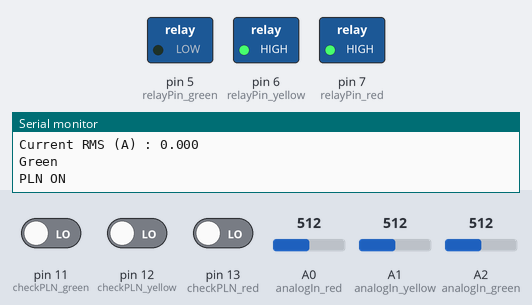
The program below on a simulated Arduino Uno, built with avr-gcc and run on an emulated ATmega328P. Shown: switched loads named in the program (green lamp = pin HIGH), the last lines printed to the serial monitor. The inputs (shaded band) are chosen by the test bench; at power-on: pin 11 (checkPLN_green) LOW, pin 12 (checkPLN_yellow) LOW, pin 13 (checkPLN_red) LOW, A0 (analogIn_red) = 512, A1 (analogIn_yellow) = 512, A2 (analogIn_green) = 512.

Above: at 1.2 s.
1.3 s: pin 11 (checkPLN_green) driven HIGH
At 32.0 s:
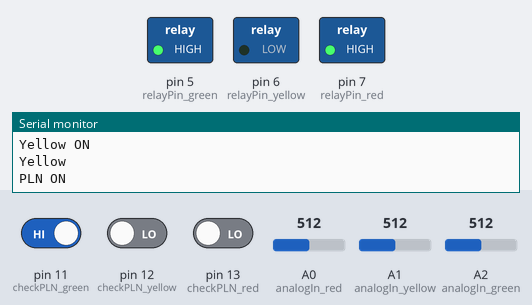
At 37.3 s:
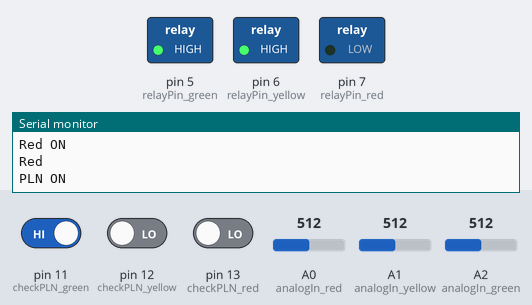
Timing chart, 0 to 37.9 s (numbered marks = the images above; inputs shaded):
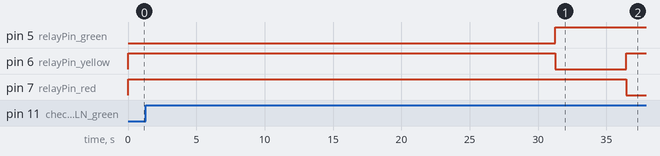

The program:

main.cpp
```cpp
#include <Arduino.h>
#include <SoftwareSerial.h>

SoftwareSerial toEsp(2, 3); // RX, TX

//  green light on relay
const int relayPin_green = 5;
const int checkPLN_green = 11;
const int analogIn_green = A2;

//  yellow light on relay
const int relayPin_yellow = 6;
const int checkPLN_yellow = 12;
const int analogIn_yellow = A1;

//  red light on relay
const int relayPin_red = 7;
const int checkPLN_red = 13;
const int analogIn_red = A0;

const int mVperAmp = 66;    // 66 mV per Amp for ACS712-30A
const int ACSoffset = 2500; // Offset for zero current (mV)

float amplitude_current = 0.0; // Amplitude current
float effective_value = 0.0;   // Effective current (RMS)

int getMaxValue(int duration, int analogPin)
{
  int sensorValue; // Value read from the sensor
  int sensorMax = 0;
  uint32_t start_time = millis();

  while ((millis() - start_time) < duration)
  {
    sensorValue = analogRead(analogPin);
    if (sensorValue > sensorMax)
    {
      sensorMax = sensorValue; // Record the maximum sensor value
    }
  }
  return sensorMax;
}

void controlRelay(int relayPin, int checkPLN, int analogIn , int duration)
{
  digitalWrite(relayPin, LOW);
  String relayStat;
  if (relayPin == relayPin_green)
  {
    relayStat = "Green";
    Serial.println("Green ON");
    digitalWrite(relayPin_yellow, HIGH);
    digitalWrite(relayPin_red, HIGH);
  }
  else if (relayPin == relayPin_yellow)
  {
    relayStat = "Yellow";
    Serial.println("Yellow ON");
    digitalWrite(relayPin_green, HIGH);
    digitalWrite(relayPin_red, HIGH);
  }
  else if (relayPin == relayPin_red)
  {
    relayStat = "Red";
    Serial.println("Red ON");
    digitalWrite(relayPin_green, HIGH);
    digitalWrite(relayPin_yellow, HIGH);
  }
  for (int i = 0; i < duration; i++)
  {
    int ii = duration - i;
    String pln;
    byte x = digitalRead(checkPLN);
    Serial.println(relayStat);
    if (x == 0)
    {
      Serial.println("PLN ON");
      pln = "PLN ON";
    }
    else
    {
      Serial.println("PLN OFF");
      pln = "PLN OFF";
    }

    int sensorMax = getMaxValue(1000, analogIn); // Get max value over 1 second

    float voltage = (sensorMax / 1024.0) * 5000.0; // Convert to millivolts
    amplitude_current = (voltage - ACSoffset) / mVperAmp;
    effective_value = amplitude_current / 1.414; // RMS calculation

    Serial.print("Current Max (A) : ");
    Serial.println(amplitude_current, 3);
    Serial.print("Current RMS (A) : ");
    Serial.println(effective_value, 3);
    Serial.println();

    toEsp.print(relayStat + "," + pln + "," + String(amplitude_current, 3) + "," + String(effective_value, 3) + "," + String(voltage, 3) +"," +ii+"\n");
    // delay(1000); // Delay between readings
  }
}

void setup()
{
  pinMode(relayPin_green, OUTPUT);
  pinMode(analogIn_green, INPUT);
  pinMode(checkPLN_green, INPUT);

  pinMode(relayPin_yellow, OUTPUT);
  pinMode(analogIn_yellow, INPUT);
  pinMode(checkPLN_yellow, INPUT);

  pinMode(relayPin_red, OUTPUT);
  pinMode(analogIn_red, INPUT);
  pinMode(checkPLN_red, INPUT);
  Serial.begin(115200);
  toEsp.begin(9600);
  digitalWrite(relayPin_green, HIGH);  // Ensure relay starts OFF
  digitalWrite(relayPin_yellow, HIGH); // Ensure relay starts OFF
  digitalWrite(relayPin_red, HIGH);    // Ensure relay starts OFF
}

void loop()
{
  controlRelay(relayPin_green, checkPLN_green, analogIn_green , 30); //60 - 90 detik
  controlRelay(relayPin_yellow, checkPLN_yellow, analogIn_yellow ,  5); // 3- 5 detik
  controlRelay(relayPin_red, checkPLN_red, analogIn_red, 30);  //30 - 60 detik
}
```
